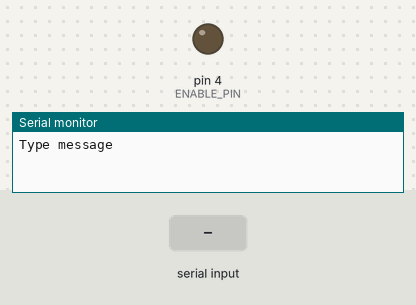
This sketch was run on a simulated Arduino Uno, built with avr-gcc and run on an emulated ATmega328P. Shown: output pins drawn as LEDs (lit = HIGH), the last lines printed to the serial monitor. The test bench sets the inputs (shaded band).

Above: at 1.2 s.
1.3 s: "a" received over Serial
At 2.1 s:
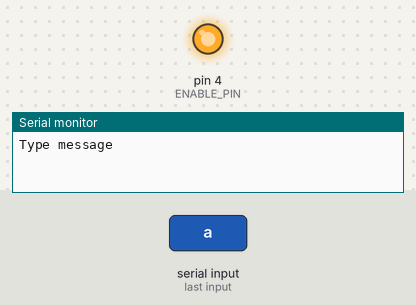
3.8 s: byte 102 ('f') received over Serial
At 6.0 s:
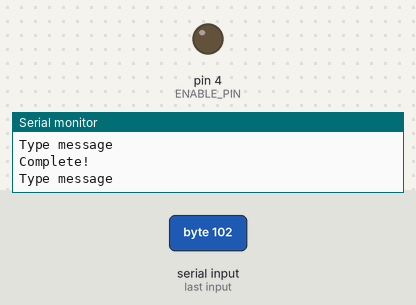
6.8 s: "b" received over Serial
At 7.2 s:
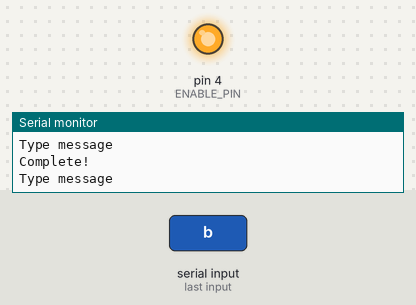
9.8 s: "B" received over Serial
At 12.9 s:
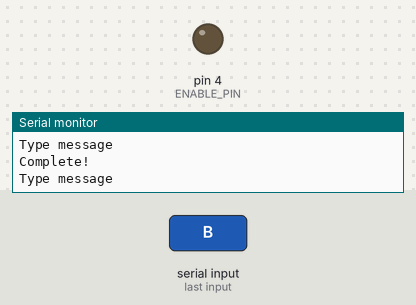
Timing chart, 0 to 13.8 s (numbered marks = the images above; inputs shaded):
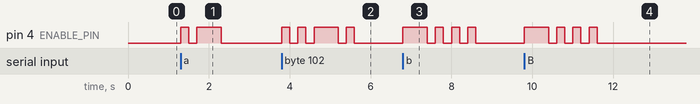

Measured:
- after the input at 1.3 s, pin 4 (ENABLE_PIN): LOW → HIGH at once, → LOW 0.20 s later, → HIGH 0.20 s later, → LOW 0.60 s later
- after the input at 3.8 s, pin 4 (ENABLE_PIN): LOW → HIGH at once, → LOW 0.20 s later, → HIGH 0.20 s later, → LOW 0.20 s later, … (8 changes in this stretch)
- after the input at 6.8 s, pin 4 (ENABLE_PIN): LOW → HIGH at once, then repeats every 0.40 s: LOW 0.20 s, HIGH 0.20 s, until it stays LOW from 8.6 s
- after the input at 9.8 s, pin 4 (ENABLE_PIN): LOW → HIGH at once, then repeats every 0.40 s: LOW 0.20 s, HIGH 0.20 s, until it stays LOW from 11.6 s

The sketch:

Morse_Testbench.ino
```cpp
// Morse_Testbench.ino
//
// Written by Wes Hileman on 15 March 2015
//
// Purpose: To beep out Morse code on an FM transmitter.

#define BAUD 9600

// This is the pin that enables/disables the transmitter
// (connect to ENABLE on the transmitter).
#define ENABLE_PIN 4

// A dot's duration
#define DOT_TIME 200 // millisec
// A dash's duration
#define DASH_TIME 3*DOT_TIME // millisec
// The time between dots and dashes
#define DD_DELAY_TIME DOT_TIME // millisec
// The time between characters
#define CHAR_DELAY_TIME 3*DOT_TIME // millisec
// The time between words
#define WORD_DELAY_TIME 7*DOT_TIME // millisec

void setup()
{
  // Initialize serial communiction
  Serial.begin(BAUD);
  pinMode( ENABLE_PIN, OUTPUT );
  digitalWrite( ENABLE_PIN, LOW );
}

void loop()
{
  // Prompt user for message to transmit
  Serial.println("Type message");
  while(Serial.available() == 0);

  // Transmit the message
  while(Serial.available() > 0) {
    char letter = Serial.read();
    translateLetter(letter);
  }
  Serial.println("Complete!");
  Serial.println();
}

void dot()
{
  digitalWrite( ENABLE_PIN, HIGH );
  delay( DOT_TIME );
  analogWrite( ENABLE_PIN, LOW );
  delay( DD_DELAY_TIME );
} // end dot

void dash()
{
  digitalWrite( ENABLE_PIN, HIGH );
  delay( DASH_TIME );
  analogWrite( ENABLE_PIN, LOW );
  delay( DD_DELAY_TIME );
} // end dash

void translateLetter(char letter) {
  switch (letter) {
  case 'a':
  case 'A':
    dot(); dash();
    delay( CHAR_DELAY_TIME );
    break;
  case 'b':
  case 'B':
    dash(); dot(); dot(); dot();
    delay( CHAR_DELAY_TIME );
    break;
  case 'c':
  case 'C':
    dash(); dot(); dash(); dot();
    delay( CHAR_DELAY_TIME );
    break;
  case 'd':
  case 'D':
    dash(); dot(); dot();
    delay( CHAR_DELAY_TIME );
    break;
  case 'e':
  case 'E':
    dot();
    delay( CHAR_DELAY_TIME );
    break;
  case 'f':
  case 'F':
    dot(); dot(); dash(); dot();
    delay( CHAR_DELAY_TIME );
    break;
  case 'g':
  case 'G':
    dash(); dash(); dot();
    delay( CHAR_DELAY_TIME );
    break;
  case 'h':
  case 'H':
    dot(); dot(); dot(); dot();
    delay( CHAR_DELAY_TIME );
    break;
  case 'i':
  case 'I':
    dot(); dot();
    delay( CHAR_DELAY_TIME );
    break;
  case 'j':
  case 'J':
    dot(); dash(); dash(); dash();
    delay( CHAR_DELAY_TIME );
    break;
  case 'k':
  case 'K':
    dash(); dot(); dash();
    delay( CHAR_DELAY_TIME );
    break;
  case 'l':
  case 'L':
    dot(); dash(); dot(); dot();
    delay( CHAR_DELAY_TIME );
    break;
  case 'm':
  case 'M':
    dash(); dash();
    delay( CHAR_DELAY_TIME );
    break;
  case 'n':
  case 'N':
    dash(); dot();
    delay( CHAR_DELAY_TIME );
    break;
  case 'o':
  case 'O':
    dash(); dash(); dash();
    delay( CHAR_DELAY_TIME );
    break;
  case 'p':
  case 'P':
    dot(); dash(); dash(); dot();
    delay( CHAR_DELAY_TIME );
    break;
  case 'q':
  case 'Q':
    dash(); dash(); dot(); dash();
    delay( CHAR_DELAY_TIME );
    break;
  case 'r':
  case 'R':
    dot(); dash(); dot();
    delay( CHAR_DELAY_TIME );
    break;
  case 's':
  case 'S':
    dot(); dot(); dot();
    delay( CHAR_DELAY_TIME );
    break;
  case 't':
  case 'T':
    dash();
    delay( CHAR_DELAY_TIME );
    break;
  case 'u':
  case 'U':
    dot(); dot(); dash();
    delay( CHAR_DELAY_TIME );
    break;
  case 'v':
  case 'V':
    dot(); dot(); dot(); dash();
    delay( CHAR_DELAY_TIME );
    break;
  case 'w':
  case 'W':
    dot(); dash(); dash();
    delay( CHAR_DELAY_TIME );
    break;
  case 'x':
  case 'X':
    dash(); dot(); dot(); dash();
    delay( CHAR_DELAY_TIME );
    break;
  case 'y':
  case 'Y':
    dash(); dot(); dash(); dash();
    delay( CHAR_DELAY_TIME );
    break;
  case 'z':
  case 'Z':
    dash(); dash(); dot(); dot();
    delay( CHAR_DELAY_TIME );
    break;
  case ' ':
    delay( WORD_DELAY_TIME - CHAR_DELAY_TIME );
    break;
  case '1':
    dot(); dash(); dash(); dash(); dash();
    delay( CHAR_DELAY_TIME );
    break;
  case '2':
    dot(); dot(); dash(); dash(); dash();
    delay( CHAR_DELAY_TIME );
    break;
  case '3':
    dot(); dot(); dot(); dash(); dash();
    delay( CHAR_DELAY_TIME );
    break;
  case '4':
    dot(); dot(); dot(); dot(); dot();
    delay( CHAR_DELAY_TIME );
    break;
  case '5':
    dot(); dot(); dot(); dot(); dot();
    delay( CHAR_DELAY_TIME );
    break;
  case '6':
    dash(); dot(); dot(); dot(); dot();
    delay( CHAR_DELAY_TIME );
    break;
  case '7':
    dash(); dash(); dot(); dot(); dot();
    delay( CHAR_DELAY_TIME );
    break;
  case '8':
    dash(); dash(); dash(); dot(); dot();
    delay( CHAR_DELAY_TIME );
    break;
  case '9':
    dash(); dash(); dash(); dash(); dot();
    delay( CHAR_DELAY_TIME );
    break;
  case '0':
    dash(); dash(); dash(); dash(); dash();
    delay( CHAR_DELAY_TIME );
    break;

   case '.':
     dot(); dash(); dot(); dash(); dot(); dash();
     delay( CHAR_DELAY_TIME );
     break;

  default:
    delay( WORD_DELAY_TIME - CHAR_DELAY_TIME );
  }
}
```
